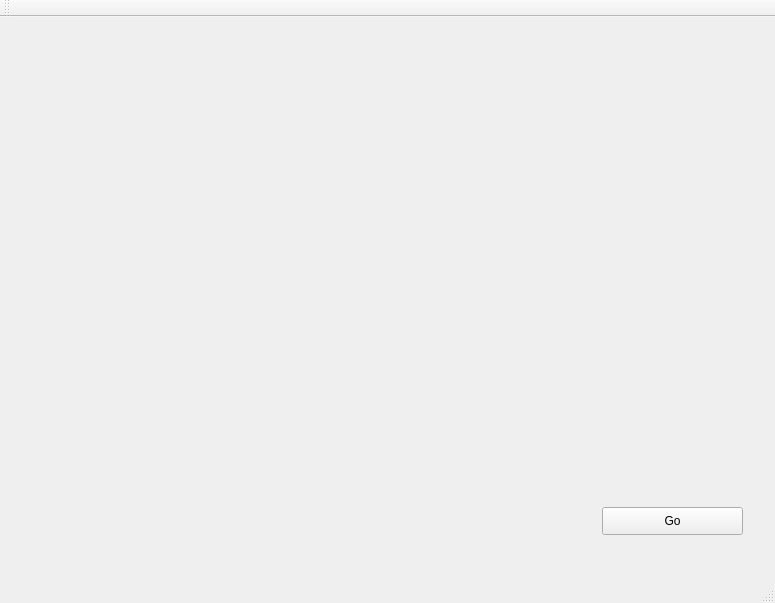
<?xml version="1.0" encoding="UTF-8"?>
<ui version="4.0">
 <class>MainWindow</class>
 <widget class="QMainWindow" name="MainWindow">
  <property name="geometry">
   <rect>
    <x>0</x>
    <y>0</y>
    <width>775</width>
    <height>603</height>
   </rect>
  </property>
  <property name="windowTitle">
   <string>MainWindow</string>
  </property>
  <widget class="QWidget" name="centralWidget">
   <widget class="QWidget" name="gridLayoutWidget">
    <property name="geometry">
     <rect>
      <x>30</x>
      <y>0</y>
      <width>711</width>
      <height>471</height>
     </rect>
    </property>
    <layout class="QGridLayout" name="gridLayout"/>
   </widget>
   <widget class="QPushButton" name="goButton">
    <property name="geometry">
     <rect>
      <x>602</x>
      <y>490</y>
      <width>141</width>
      <height>28</height>
     </rect>
    </property>
    <property name="text">
     <string>Go</string>
    </property>
   </widget>
  </widget>
  <widget class="QMenuBar" name="menuBar">
   <property name="geometry">
    <rect>
     <x>0</x>
     <y>0</y>
     <width>775</width>
     <height>26</height>
    </rect>
   </property>
  </widget>
  <widget class="QToolBar" name="mainToolBar">
   <attribute name="toolBarArea">
    <enum>TopToolBarArea</enum>
   </attribute>
   <attribute name="toolBarBreak">
    <bool>false</bool>
   </attribute>
  </widget>
  <widget class="QStatusBar" name="statusBar"/>
 </widget>
 <layoutdefault spacing="6" margin="11"/>
 <resources/>
 <connections/>
</ui>
